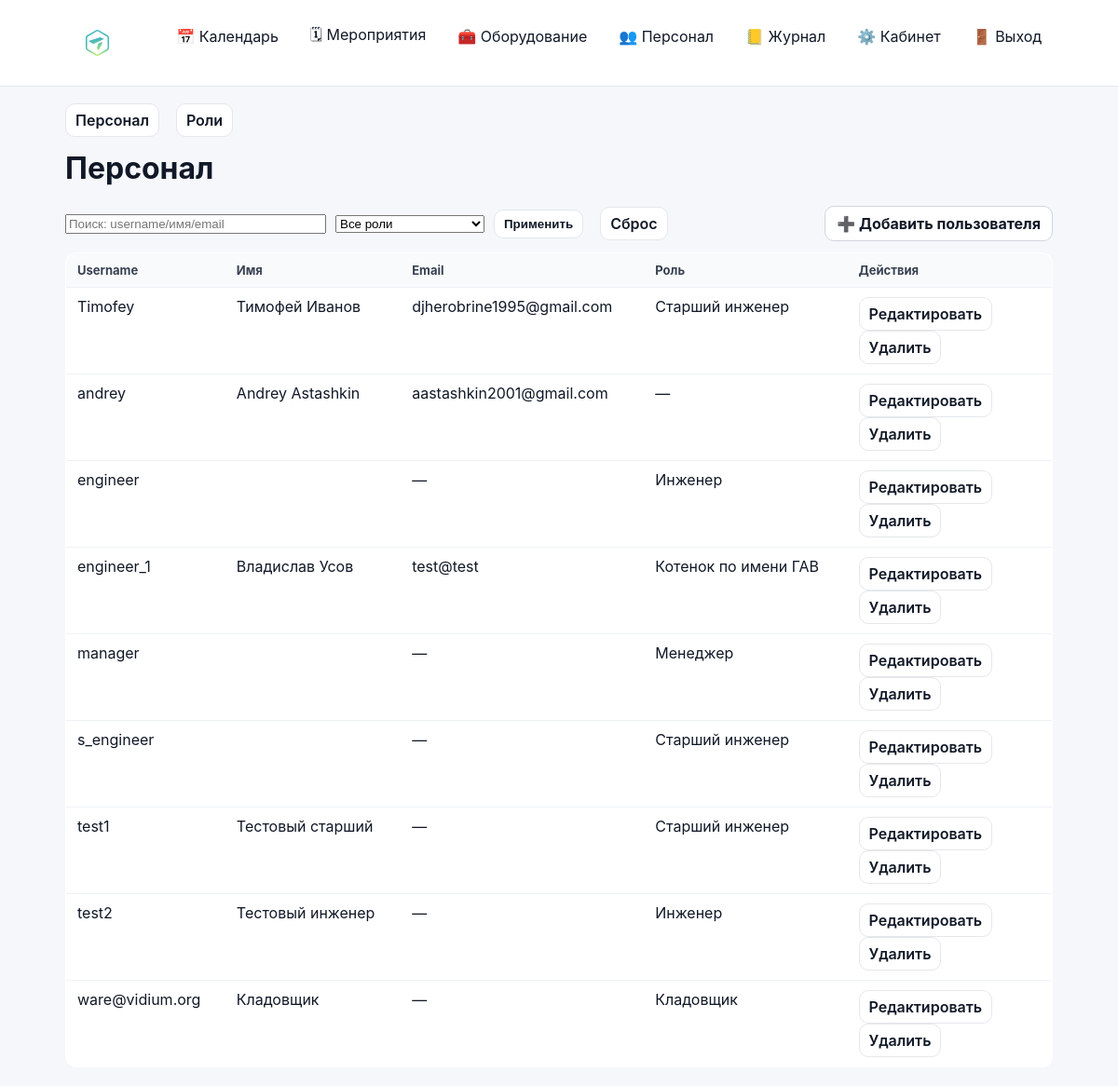
/staff/personnel/ (signed in), run on the app's committed database.
### accounts/models.py (models this page shows)
class User(AbstractUser):
    class Meta(AbstractUser.Meta):
        permissions = [
            ("manage_staff", "Can manage staff (users/roles)"),
        ]

### accounts/staff_views.py (the view, shortened to what this page needs)
# urls.py: path("personnel/", staff_views.staff_users_view, name="staff_users"),
@login_required
def staff_users_view(request):
    if not can_manage_staff(request.user):
        return _deny()
    q = (request.GET.get("q") or "").strip()
    role_id = (request.GET.get("role") or "").strip()
    users = User.objects.all().order_by("username").prefetch_related("groups")
    roles = Group.objects.all().order_by("name")
    if role_id.isdigit():
        users = users.filter(groups__id=int(role_id))
    return render(
        request,
        "accounts/staff_users.html",
        {
            "tab": "users",
            "users": users,
            "roles": roles,
            "q": q,
            "role": role_id,
        },
    )

### accounts/context_processors.py (called while the page is built)
def authz_flags(request):
    user = getattr(request, "user", None)
    return {
        "can_manage_staff": can_manage_staff(user),
        "can_edit_event_card": can_edit_event_card(user),
        "can_edit_event_equipment": can_edit_event_equipment(user),
        "can_edit_inventory": can_edit_inventory(user),
    }

### accounts/permissions.py (called while the page is built)
def _ok(user) -> bool:
    return bool(user and user.is_authenticated)

def is_super(user) -> bool:
    return bool(_ok(user) and getattr(user, "is_superuser", False))

def can_manage_staff(user) -> bool:
    return is_super(user) or (_ok(user) and user.has_perm("accounts.manage_staff"))

def can_edit_inventory(user) -> bool:
    return is_super(user) or (_ok(user) and user.has_perm("inventory.manage_inventory"))

def can_edit_event_card(user) -> bool:
    return is_super(user) or (_ok(user) and user.has_perm("events.edit_event_card"))

def can_edit_event_equipment(user) -> bool:
    return is_super(user) or (_ok(user) and user.has_perm("events.edit_event_equipment"))

### accounts/templates/accounts/staff_users.html (shortened to what this page needs)
{% extends "base.html" %}
{% block content %}
{% include "accounts/staff_base_tabs.html" %}
<h1 style="margin-top:14px;">Персонал</h1>
<form method="get" style="display:flex; gap:10px; align-items:center; margin: 12px 0;">
  <input type="text" name="q" value="{{ q }}" placeholder="Поиск: username/имя/email" style="width:280px;">
  <select name="role">
    <option value="">Все роли</option>
  </select>
  <button class="btn-secondary" type="submit">Применить</button>
  <a class="btn-secondary" href="{% url 'staff_users' %}">Сброс</a>
  <div style="margin-left:auto;">
    <a class="btn" href="{% url 'staff_user_add' %}">➕ Добавить пользователя</a>
  </div>
</form>
<table class="list-table">
  <thead>
    <tr>
      <th>Username</th>
      <th>Имя</th>
      <th>Email</th>
      <th>Роль</th>
      <th style="width:220px;">Действия</th>
    </tr>
  </thead>
  <tbody>
    {% for u in users %}
      <tr>
        <td>{{ u.username }}</td>
        <td>{{ u.first_name }} {{ u.last_name }}</td>
        <td>{{ u.email|default:"—" }}</td>
        <td>{% if u.groups.first %}{{ u.groups.first.name }}{% else %}—{% endif %}</td>
        <td>
          <a class="btn-secondary" href="{% url 'staff_user_edit' u.id %}">Редактировать</a>
          <a class="btn-secondary" href="{% url 'staff_user_delete' u.id %}">Удалить</a>
        </td>
      </tr>
    {% empty %}
      <tr><td colspan="5">Пользователей нет</td></tr>
    {% endfor %}
  </tbody>
</table>
{% endblock %}

### static/css/base.css (style rules this page uses)
* { box-sizing: border-box; }
html, body { height: 100%; }
body { margin: 0; font-family: -apple-system, BlinkMacSystemFont, "Segoe UI", Roboto, Arial, sans-serif; background: #f5f7fb; color: #111827; }
a { color: inherit; text-decoration: none; }
.btn { display: inline-flex; align-items: center; gap: 8px; padding: 8px 12px; border-radius: 10px; border: 1px solid #d1d5db; background: #ffffff; color: #111827; font-weight: 700; cursor: pointer; text-decoration: none; transition: transform 160ms ease, box-shadow 160ms ease, background 160ms ease, border-color 160ms ease; }
.btn-secondary { display: inline-flex; align-items: center; padding: 7px 10px; border-radius: 10px; border: 1px solid #e5e7eb; background: #ffffff; color: #111827; font-weight: 600; text-decoration: none; margin-right: 8px; transition: transform 160ms ease, box-shadow 160ms ease, background 160ms ease; }
.list-table { width: 100%; border-collapse: collapse; background: #ffffff; border: 1px solid #e5e7eb; border-radius: 12px; overflow: hidden; }
.list-table th, .list-table td { padding: 10px 12px; border-bottom: 1px solid #eef2f7; text-align: left; vertical-align: top; }
.list-table th { background: #f9fafb; font-size: 13px; color: #374151; }
.list-table tr:last-child td { border-bottom: 0; }

### data on the page
User: username "Timofey", first_name "Тимофей", last_name "Иванов", email "djherobrine1995@gmail.com", groups.first.name "Старший инженер"
User: username "andrey", first_name "Andrey", last_name "Astashkin", email "aastashkin2001@gmail.com"
User: username "engineer", email "—", groups.first.name "Инженер"
User: username "engineer_1", first_name "Владислав", last_name "Усов", email "test@test", groups.first.name "Котенок по имени ГАВ"
User: username "manager", email "—", groups.first.name "Менеджер"
User: username "s_engineer", email "—", groups.first.name "Старший инженер"
User: username "test1", first_name "Тестовый старший", email "—", groups.first.name "Старший инженер"
User: username "test2", first_name "Тестовый инженер", email "—", groups.first.name "Инженер"
User: username "ware@vidium.org", first_name "Кладовщик", email "—", groups.first.name "Кладовщик"
